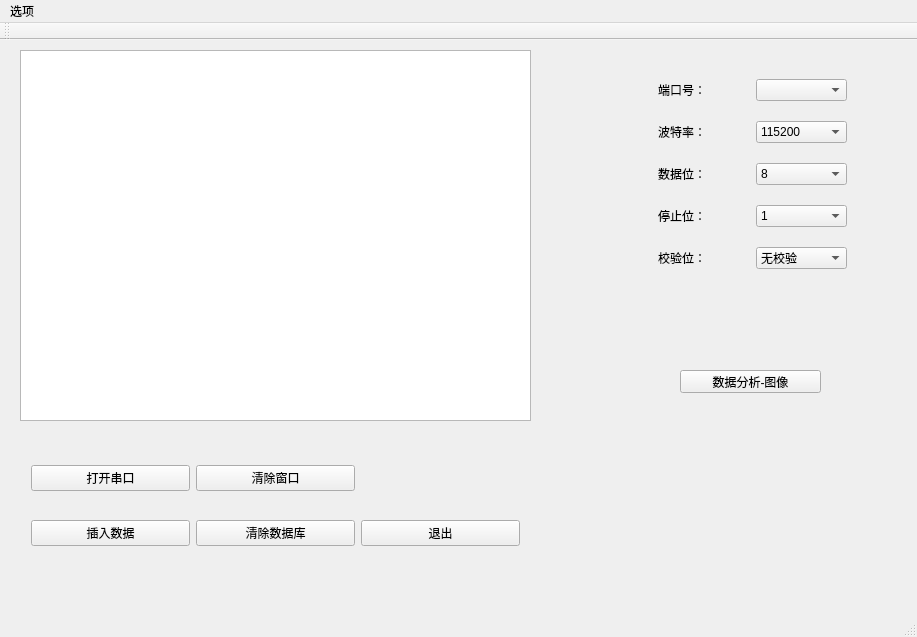
<?xml version="1.0" encoding="UTF-8"?>
<ui version="4.0">
 <class>MainWindow</class>
 <widget class="QMainWindow" name="MainWindow">
  <property name="geometry">
   <rect>
    <x>0</x>
    <y>0</y>
    <width>917</width>
    <height>637</height>
   </rect>
  </property>
  <property name="windowTitle">
   <string>温湿度监控系统</string>
  </property>
  <widget class="QWidget" name="centralWidget">
   <widget class="QTextEdit" name="textEdit">
    <property name="geometry">
     <rect>
      <x>20</x>
      <y>10</y>
      <width>511</width>
      <height>371</height>
     </rect>
    </property>
   </widget>
   <widget class="QWidget" name="layoutWidget">
    <property name="geometry">
     <rect>
      <x>647</x>
      <y>14</y>
      <width>211</width>
      <height>241</height>
     </rect>
    </property>
    <layout class="QGridLayout" name="gridLayout">
     <item row="2" column="1">
      <widget class="QComboBox" name="comboBoxData">
       <item>
        <property name="text">
         <string>8</string>
        </property>
       </item>
       <item>
        <property name="text">
         <string>7</string>
        </property>
       </item>
      </widget>
     </item>
     <item row="3" column="1">
      <widget class="QComboBox" name="comboBoxStop">
       <item>
        <property name="text">
         <string>1</string>
        </property>
       </item>
      </widget>
     </item>
     <item row="1" column="0">
      <widget class="QLabel" name="label">
       <property name="text">
        <string>波特率：</string>
       </property>
      </widget>
     </item>
     <item row="2" column="0">
      <widget class="QLabel" name="label_3">
       <property name="text">
        <string>数据位：</string>
       </property>
      </widget>
     </item>
     <item row="0" column="1">
      <widget class="QComboBox" name="comboBoxPort"/>
     </item>
     <item row="1" column="1">
      <widget class="QComboBox" name="comboBoxBuad">
       <item>
        <property name="text">
         <string>115200</string>
        </property>
       </item>
       <item>
        <property name="text">
         <string>9600</string>
        </property>
       </item>
      </widget>
     </item>
     <item row="0" column="0">
      <widget class="QLabel" name="label_2">
       <property name="text">
        <string>端口号：</string>
       </property>
      </widget>
     </item>
     <item row="4" column="1">
      <widget class="QComboBox" name="comboBoxParity">
       <item>
        <property name="text">
         <string>无校验</string>
        </property>
       </item>
       <item>
        <property name="text">
         <string>奇校验</string>
        </property>
       </item>
       <item>
        <property name="text">
         <string>偶校验</string>
        </property>
       </item>
      </widget>
     </item>
     <item row="3" column="0">
      <widget class="QLabel" name="label_4">
       <property name="text">
        <string>停止位：</string>
       </property>
      </widget>
     </item>
     <item row="4" column="0">
      <widget class="QLabel" name="label_5">
       <property name="text">
        <string>校验位：</string>
       </property>
      </widget>
     </item>
    </layout>
   </widget>
   <widget class="QWidget" name="layoutWidget">
    <property name="geometry">
     <rect>
      <x>20</x>
      <y>391</y>
      <width>511</width>
      <height>151</height>
     </rect>
    </property>
    <layout class="QGridLayout" name="gridLayout_2">
     <item row="0" column="0">
      <widget class="QPushButton" name="btnOpenCOM">
       <property name="text">
        <string>打开串口</string>
       </property>
      </widget>
     </item>
     <item row="0" column="1">
      <widget class="QPushButton" name="btnClear">
       <property name="text">
        <string>清除窗口</string>
       </property>
      </widget>
     </item>
     <item row="1" column="0">
      <widget class="QPushButton" name="btnInsertData">
       <property name="text">
        <string>插入数据</string>
       </property>
      </widget>
     </item>
     <item row="1" column="1">
      <widget class="QPushButton" name="btnClear_2">
       <property name="text">
        <string>清除数据库</string>
       </property>
      </widget>
     </item>
     <item row="1" column="2">
      <widget class="QPushButton" name="btnExit">
       <property name="text">
        <string>退出</string>
       </property>
      </widget>
     </item>
    </layout>
   </widget>
   <widget class="QPushButton" name="pushButton">
    <property name="geometry">
     <rect>
      <x>680</x>
      <y>330</y>
      <width>141</width>
      <height>23</height>
     </rect>
    </property>
    <property name="text">
     <string>数据分析-图像</string>
    </property>
   </widget>
  </widget>
  <widget class="QMenuBar" name="menuBar">
   <property name="geometry">
    <rect>
     <x>0</x>
     <y>0</y>
     <width>917</width>
     <height>23</height>
    </rect>
   </property>
   <widget class="QMenu" name="menu">
    <property name="title">
     <string>选项</string>
    </property>
    <addaction name="action"/>
   </widget>
   <addaction name="menu"/>
  </widget>
  <widget class="QToolBar" name="mainToolBar">
   <attribute name="toolBarArea">
    <enum>TopToolBarArea</enum>
   </attribute>
   <attribute name="toolBarBreak">
    <bool>false</bool>
   </attribute>
  </widget>
  <widget class="QStatusBar" name="statusBar"/>
  <action name="action">
   <property name="text">
    <string>刷新</string>
   </property>
  </action>
 </widget>
 <layoutdefault spacing="6" margin="11"/>
 <resources/>
 <connections/>
</ui>
